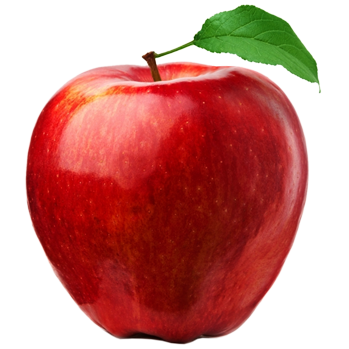
#> input picture Datas/fruit_images/apple_1.jpg, 349 x 349 px
$ python -i sprite_spliter.py   (imports and definitions only)
#> lines starting #> are read from the running program, lines starting #| are printed output that depends on the picture; after the words box and inside, x2 and y2 are one past the last pixel; in counts of white or black regions, pixels touching at a corner belong together
import os
import cv2
import tkinter as tk
from tkinter import filedialog, messagebox
from PIL import Image, ImageTk
import numpy as np
import logging
import sys

# 로그 설정
# [1 line not run here, left out]

def get_base_path():
    """실행 환경에 따라 경로를 반환"""
    if getattr(sys, 'frozen', False):
        return os.path.dirname(sys.executable)  # 바이너리 실행 시
    return os.path.dirname(os.path.abspath(__file__))  # VS Code 또는 스크립트 실행 시

OUTPUT_DIR = os.path.join(get_base_path(), "split_sprites")
# [1 line not run here, left out]

def open_files():
    """여러 개의 이미지 파일 선택"""
    file_paths = filedialog.askopenfilenames(filetypes=[("Image Files", "*.png;*.jpg;*.jpeg")])
    if not file_paths:
        return
    for file_path in file_paths:
        process_image(file_path)

def process_image(file_path):
    """이미지를 로드하고 개별 스프라이트로 분리"""
#> called with file_path = '../../../Datas/fruit_images/apple_1.jpg'
    try:
        logging.info(f"Processing file: {file_path}")
        pil_img = Image.open(file_path).convert("RGBA")
#> pil_img is the input picture: PIL image 349x349 RGBA; mean R, G, B, A 199.7, 132.9, 126.4, 147.6
        img_cv = np.array(pil_img)
        img_cv = cv2.cvtColor(img_cv, cv2.COLOR_RGBA2BGRA)

        detect_and_save_sprites(img_cv, file_path)
    except Exception as e:
        logging.error(f"Error processing {file_path}: {e}")
        messagebox.showerror("Error", f"Failed to process {os.path.basename(file_path)}")

def detect_and_save_sprites(img_cv, file_path):
    """스프라이트 감지 후 저장"""
#> called with file_path = '../../../Datas/fruit_images/apple_1.jpg'
    gray = cv2.cvtColor(img_cv, cv2.COLOR_BGR2GRAY) if img_cv.shape[2] == 3 else img_cv[:, :, 3]
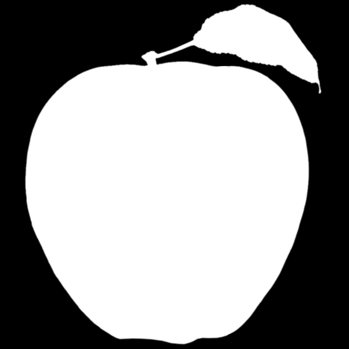
#> gray: shape (349, 349); min 0, max 255, mean 147.6
    _, thresh = cv2.threshold(gray, 1, 255, cv2.THRESH_BINARY)
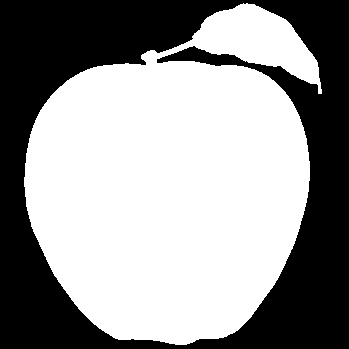
#> thresh: shape (349, 349); 59% white; 1 black region
    contours, _ = cv2.findContours(thresh, cv2.RETR_EXTERNAL, cv2.CHAIN_APPROX_SIMPLE)
#> contours = 1 contour; box (x1, y1, x2, y2) and area: (24, 3, 322, 345) 71208

    filename = os.path.splitext(os.path.basename(file_path))[0]
    save_path = os.path.join(OUTPUT_DIR, filename)
    os.makedirs(save_path, exist_ok=True)

    for i, contour in enumerate(contours):
        x, y, w, h = cv2.boundingRect(contour)
        sprite = img_cv[y:y+h, x:x+w]
        sprite_filename = os.path.join(save_path, f"sprite_{i}.png")
        cv2.imwrite(sprite_filename, sprite)
        logging.info(f"Saved: {sprite_filename}")
#> this loop made 1 pass
#> (x, y, w, h) on pass 1: (24, 3, 298, 342)
#> pass 1, in detect_and_save_sprites, `sprite = img_cv[y:y+h, x:x+w]`:
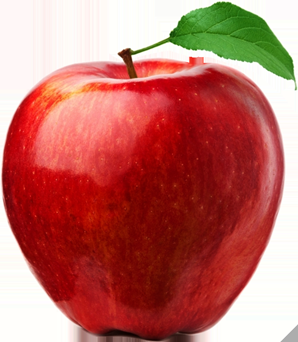
#> sprite: shape (342, 298, 4); mean B, G, R, A 101.3, 109.1, 188.9, 176.4

    messagebox.showinfo("Success", f"Sprites saved in {save_path}/")

# GUI 설정
# [2 lines not run here, left out]

# [1 line that did not run here, left out]
# [1 line not run here, left out]

# [1 line that did not run here, left out]
# [3 lines not run here, left out]

>>> result = process_image('../../../Datas/fruit_images/apple_1.jpg')
